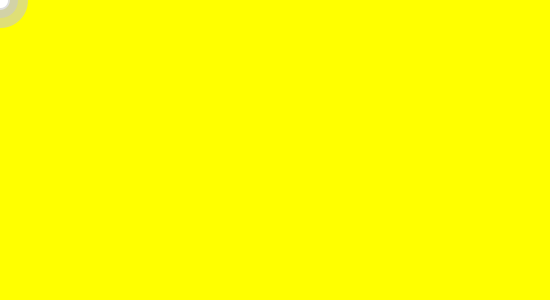
Frame 1 (no input)
Frame 60 (the mouse pressed at the canvas centre just before this capture): identical to frame 1, image omitted
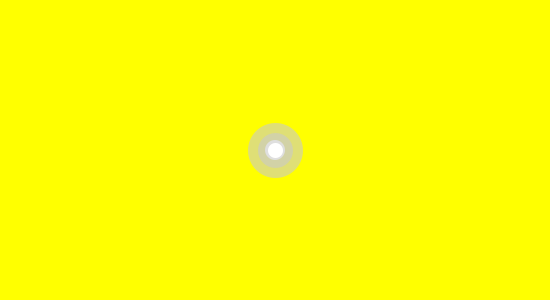
Frame 120 (the mouse held since frame 60 and released just before this capture)

The Processing sketch that drew these frames (run headless with seeded random() and noise(); from frame 60 on, the mouse is pressed at the canvas centre):

// Processing sketch: processing_107481
// ── processing_107481.pde

int counter;

float x = 100;
float y = 100;
float angle1 = 0.0;
float segLength = 00;

void setup() {
  size(550, 300);
  strokeWeight(35.0);
  stroke(200, 150);
}

void draw() {
  background(1000, 1000, 0000, 1000 );
  
  float dx = mouseX - x;
  float dy = mouseY - y;
  angle1 = atan2(dy, dx);  
  x = mouseX - (cos(angle1) * segLength);
  y = mouseY - (sin(angle1) * segLength);
 
  segment(x, y, angle1); 
  ellipse(x, y, 20, 20);
}

void segment(float x, float y, float a) {
  pushMatrix();
  translate(x, y);
  rotate(a);
  line(0, 0, segLength, 0);
  popMatrix();
}
